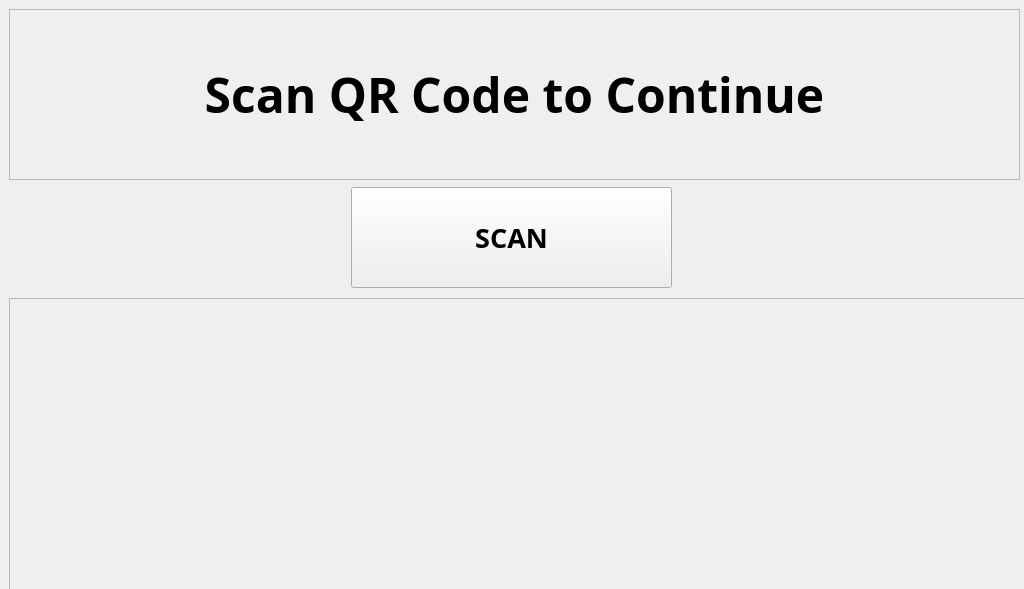
<?xml version="1.0" encoding="UTF-8"?>
<ui version="4.0">
 <class>MainWindow</class>
 <widget class="QMainWindow" name="MainWindow">
  <property name="geometry">
   <rect>
    <x>0</x>
    <y>0</y>
    <width>1024</width>
    <height>589</height>
   </rect>
  </property>
  <property name="minimumSize">
   <size>
    <width>0</width>
    <height>0</height>
   </size>
  </property>
  <property name="maximumSize">
   <size>
    <width>1024</width>
    <height>600</height>
   </size>
  </property>
  <property name="windowTitle">
   <string>Interactive First Aid Cabinet</string>
  </property>
  <widget class="QWidget" name="centralwidget">
   <widget class="QFrame" name="frame">
    <property name="geometry">
     <rect>
      <x>9</x>
      <y>9</y>
      <width>1011</width>
      <height>171</height>
     </rect>
    </property>
    <property name="frameShape">
     <enum>QFrame::StyledPanel</enum>
    </property>
    <property name="frameShadow">
     <enum>QFrame::Raised</enum>
    </property>
    <layout class="QGridLayout" name="gridLayout_2">
     <item row="0" column="0">
      <widget class="QLabel" name="TITLE">
       <property name="font">
        <font>
         <family>Unispace</family>
         <pointsize>36</pointsize>
         <weight>75</weight>
         <bold>true</bold>
        </font>
       </property>
       <property name="text">
        <string>Scan QR Code to Continue</string>
       </property>
       <property name="alignment">
        <set>Qt::AlignCenter</set>
       </property>
      </widget>
     </item>
    </layout>
   </widget>
   <widget class="QFrame" name="frame_2">
    <property name="geometry">
     <rect>
      <x>9</x>
      <y>298</y>
      <width>1031</width>
      <height>301</height>
     </rect>
    </property>
    <property name="frameShape">
     <enum>QFrame::StyledPanel</enum>
    </property>
    <property name="frameShadow">
     <enum>QFrame::Raised</enum>
    </property>
    <layout class="QGridLayout" name="gridLayout">
     <item row="0" column="0">
      <widget class="QLabel" name="TUPC">
       <property name="minimumSize">
        <size>
         <width>192</width>
         <height>192</height>
        </size>
       </property>
       <property name="maximumSize">
        <size>
         <width>192</width>
         <height>192</height>
        </size>
       </property>
       <property name="text">
        <string/>
       </property>
       <property name="pixmap">
        <pixmap>tuplogo (1).png</pixmap>
       </property>
      </widget>
     </item>
     <item row="0" column="1">
      <widget class="QLabel" name="TUPC_2">
       <property name="minimumSize">
        <size>
         <width>194</width>
         <height>194</height>
        </size>
       </property>
       <property name="maximumSize">
        <size>
         <width>194</width>
         <height>194</height>
        </size>
       </property>
       <property name="text">
        <string/>
       </property>
       <property name="pixmap">
        <pixmap>first-aid-logo-png-png-image-762531.png</pixmap>
       </property>
      </widget>
     </item>
     <item row="0" column="2">
      <widget class="QLabel" name="rasberry">
       <property name="minimumSize">
        <size>
         <width>156</width>
         <height>200</height>
        </size>
       </property>
       <property name="maximumSize">
        <size>
         <width>156</width>
         <height>200</height>
        </size>
       </property>
       <property name="text">
        <string/>
       </property>
       <property name="pixmap">
        <pixmap>asd.png</pixmap>
       </property>
      </widget>
     </item>
    </layout>
   </widget>
   <widget class="QPushButton" name="pushButton">
    <property name="geometry">
     <rect>
      <x>351</x>
      <y>187</y>
      <width>321</width>
      <height>101</height>
     </rect>
    </property>
    <property name="font">
     <font>
      <family>Unispace</family>
      <pointsize>20</pointsize>
      <weight>75</weight>
      <bold>true</bold>
     </font>
    </property>
    <property name="text">
     <string>SCAN</string>
    </property>
   </widget>
  </widget>
 </widget>
 <resources/>
 <connections/>
</ui>
